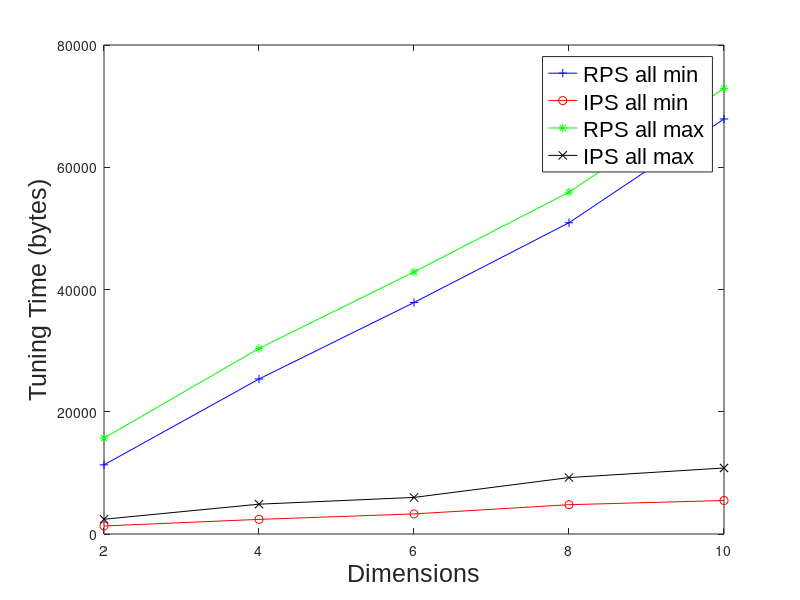

Source code (MATLAB):
x=[2 4 6 8 10]

%P-B all min
y1=[
    11312
    25356
    37868
    50924
    67900
]

%I-B all min
y2=[
    1320
    2392
    3288
    4792
    5480
]

%P-B all max
y3=[
    15684
    30356
    42868
    55924
    72900
]

%I-B all max
y4=[
    2416
    4880
    5984
    9232
    10800
]


%plot(x, y1, 'b-+', x, y2, 'r-o', x, y3, 'g-*', x, y4, 'k-x');
%ylabel('Tuning Time (bytes)');
%xlabel('Dimensions');
%legend('P-B all min', 'I-B all min', 'P-B all max', 'I-B all max', 'location', 'NorthWest');
%axis tight
%set(gca, 'XTick', x)
%title('Execution Time vs Image Size');
%print -deps execution_time.eps

figure1 = figure;
axes1 = axes('Parent',figure1,'FontSize',18,'FontName','Arial');
plot1 = plot(x,[y1, y2, y3, y4],'Parent',axes1);
set(plot1(1),'Marker','+','Color','b','DisplayName','RPS all min');
set(plot1(2),'Marker','o','Color','r','DisplayName','IPS all min');
set(plot1(3),'Marker','*','Color','g','DisplayName','RPS all max');
set(plot1(4),'Marker','x','Color','k','DisplayName','IPS all max');

ylabel('Tuning Time (bytes)','FontSize',18,'FontName','Arial');
xlabel('Dimensions','FontSize',18,'FontName','Arial');

legend1 = legend(axes1,'show');
set(legend1, 'FontName','Arial', 'FontSize', 16);